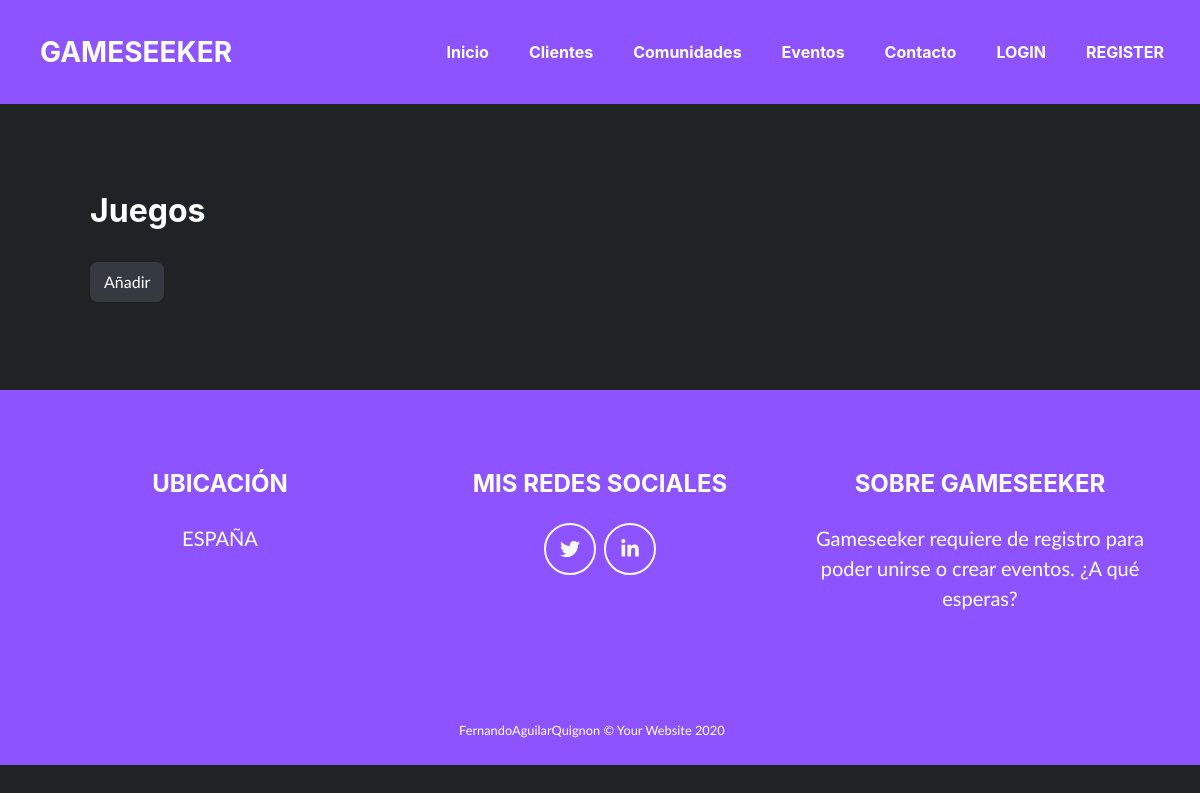
The app's page /juegos/, older data.
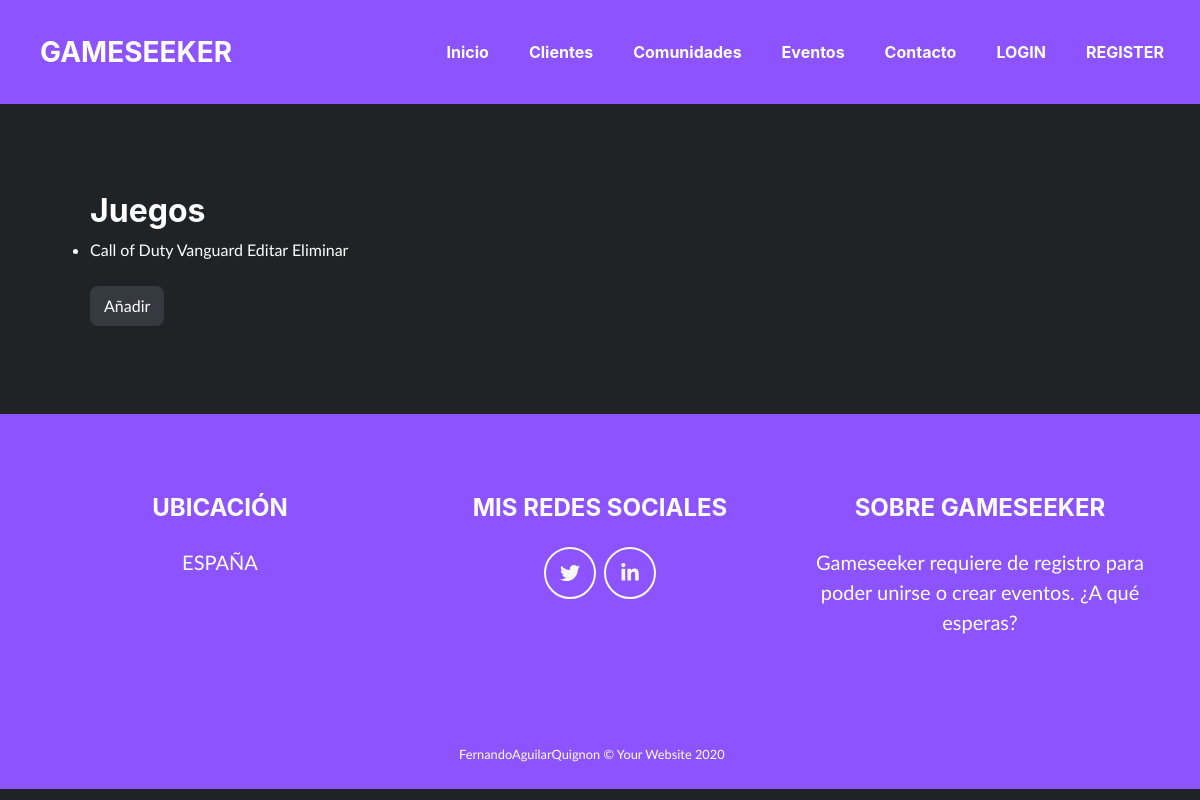
The same page, newer data.
### gameseek_app/models.py (models this page shows, shortened)
class Game(models.Model):
    name = models.CharField(max_length = 100)
    description = models.CharField(max_length = 1000)
    category = models.CharField(max_length = 100)

### gameseek_app/views.py (the view)
# urls.py: path('juegos/', GameListView.as_view(), name="game-list"),
class GameListView(ListView):
    model = Game

### gameseek_app/templates/gameseek_app/game_list.html (shortened to what this page needs)
{% extends "base.html" %}
{% block content %}
<section class="page-section portfolio" id="portfolio">
    <ul>
    <h2>Juegos</h2>
    {% for game in object_list %}
        <li><a href={% url 'game-detail' game.id %}>{{ game.name }} </a><a href={% url 'game-update' game.id %}>Editar  </a><a href={% url 'game-delete' game.id %}>Eliminar</a></li>
    {% endfor %}
    <br>
    <button type="button" class="btn btn-dark" onclick="window.location.href='/juegos/add/'">Añadir</button>
</ul>
</section>
{% endblock %}

Row changes from the older to the newer data that the page shows:
added Game: name "Call of Duty Vanguard"
